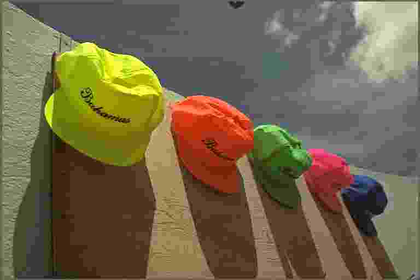
%> input picture BMPRI/img.png, 420 x 280 px, shrunk from 768 x 512 before the run
$ octave --eval "result = BMPRI(imread('img.png'));"   (GNU Octave 9; MATLAB toolbox functions it lacks are replaced by stand-ins)
%> lines starting %> are read from the running program, lines starting %| are printed output that depends on the picture; in (x1, y1, x2, y2) boxes, pixels count from 0 and x2, y2 are one past the last pixel; in counts of white or black regions, pixels touching at a corner belong together; the program's own positions count from 1
### BMPRI/LBPjpeg.m
function feat = LBPjpeg(img)
% Input : (1) img: a RGB or gray scale image, and the dynamic range should be 0-255.
% Output: (1) score: the quality score
if size(img,3)==3
    img_gray = rgb2gray(img);
else
    img_gray = img;
end
img_gray = uint8(img_gray);
mapDIST = LBP41(img_gray);

Q = [0 2 4 6 8];
for i = 1:length(Q)
    tmpName = [num2str(randi(intmax)) '.jpg'];
    imwrite(img,tmpName,'quality',Q(i));
    imgPRI = imread(tmpName);
    delete(tmpName);

    if size(imgPRI,3)==3
        imgPRI = rgb2gray(imgPRI);
    end
    imgPRI = uint8(imgPRI);
    mapPRI = LBP41(imgPRI);

    feat(1,i) = sum(sum(mapPRI.*mapDIST))/(sum(sum(mapPRI))+1);
end

end

%% %%%%%%%%%%%%%%%%%%%%%%%%%%%%%%%%%%%%%%%%%%%%%%%%%%%%%%%%%%%%%%%
function lbp_map = LBP41(img)
% Calculate the LBP statistics using a neighbors number of 4 and a radius of 1
neighborNum = 4;
[M,N] = size(img);
% Coordinate offset of neighbors
offset = [0 1; -1 0; 0 -1; 1 0];
% Block size
bsize_M = 3;
bsize_N = 3;
% Starting coordinate
orig_m = 2;
orig_n = 2;
% d_m and d_n
d_m = M - bsize_M;
d_n = N - bsize_N;

% Center pixel matrix
Center = img(orig_m:orig_m+d_m,orig_n:orig_n+d_n);
% LBP matrix
LBP = zeros(d_m+1,d_n+1);

% Compute the LBP code matrix
D = cell(neighborNum,1);
for i = 1:neighborNum
    m = offset(i,1) + orig_m;
    n = offset(i,2) + orig_n;
    Neighbor = img(m:m+d_m,n:n+d_n);
    D{i} = Neighbor >= Center;
end

% Accumulate all neighbors
for i = 1:neighborNum
	LBP = LBP + D{i};
end

lbp_map = (LBP == 0) ;

end

### BMPRI/LBPjp2k.m
function feat = LBPjp2k(img)
% Input : (1) img: a RGB or gray scale image, and the dynamic range should be 0-255.
% Output: (1) score: the quality score
if size(img,3)==3
    img_gray = rgb2gray(img);
else
    img_gray = img;
end
img_gray = uint8(img_gray);
mapDIST = LBP41(img_gray);

R = [150 175 200 225 250];
for i = 1:length(R)
    tmpName = [num2str(randi(intmax)) '.jp2'];
    imwrite(img,tmpName,'compressionratio',R(i));
    imgPRI = imread(tmpName);
    delete(tmpName);

    if size(imgPRI,3)==3
        imgPRI = rgb2gray(imgPRI);
    end
    imgPRI = uint8(imgPRI);
    mapPRI = LBP41(imgPRI);

    feat(1,i) = sum(sum(mapPRI.*mapDIST))/(sum(sum(mapPRI))+1);
end

end

%% %%%%%%%%%%%%%%%%%%%%%%%%%%%%%%%%%%%%%%%%%%%%%%%%%%%%%%%%%%%%%%%
function lbp_map = LBP41(img)
% Calculate the LBP statistics using a neighbors number of 4 and a radius of 1
neighborNum = 4;
[M,N] = size(img);
% Coordinate offset of neighbors
offset = [0 1; -1 0; 0 -1; 1 0];
% Block size
bsize_M = 3;
bsize_N = 3;
% Starting coordinate
orig_m = 2;
orig_n = 2;
% d_m and d_n
d_m = M - bsize_M;
d_n = N - bsize_N;

% Center pixel matrix
Center = img(orig_m:orig_m+d_m,orig_n:orig_n+d_n);
% LBP matrix
LBP = zeros(d_m+1,d_n+1);

% Compute the LBP code matrix
D = cell(neighborNum,1);
for i = 1:neighborNum
    m = offset(i,1) + orig_m;
    n = offset(i,2) + orig_n;
    Neighbor = img(m:m+d_m,n:n+d_n);
    D{i} = Neighbor >= Center;
end

% Accumulate all neighbors
for i = 1:neighborNum
	LBP = LBP + D{i};
end

lbp_map = (LBP == 2) | (LBP == 3) ;

end

### BMPRI/LBPgb.m
function feat = LBPgb(img)
% Input : (1) img: a RGB or gray scale image, and the dynamic range should be 0-255.
% Output: (1) score: the quality score
if size(img,3)==3
    img = rgb2gray(img);
end
img = uint8(img);
mapDIST = LBP41(img);

sigma = [0.5 1 1.5 2 2.5];
for i = 1:length(sigma)
    win = fspecial('gaussian',3,sigma(i));
    imgPRI = imfilter(img,win);

    mapPRI = LBP41(imgPRI);
    feat(1,i) = sum(sum(mapDIST.*mapPRI))/(sum(sum(mapPRI))+1);
end

end

%% %%%%%%%%%%%%%%%%%%%%%%%%%%%%%%%%%%%%%%%%%%%%%%%%%%%%%%%%%%%%%%%
function lbp_map = LBP41(img)
% Calculate the LBP statistics using a neighbors number of 4 and a radius of 1
neighborNum = 4;
[M,N] = size(img);
% Coordinate offset of neighbors
offset = [0 1; -1 0; 0 -1; 1 0];
% Block size
bsize_M = 3;
bsize_N = 3;
% Starting coordinate
orig_m = 2;
orig_n = 2;
% d_m and d_n
d_m = M - bsize_M;
d_n = N - bsize_N;

% Center pixel matrix
Center = img(orig_m:orig_m+d_m,orig_n:orig_n+d_n);
% LBP matrix
LBP = zeros(d_m+1,d_n+1);

% Compute the LBP code matrix
D = cell(neighborNum,1);
for i = 1:neighborNum
    m = offset(i,1) + orig_m;
    n = offset(i,2) + orig_n;
    Neighbor = img(m:m+d_m,n:n+d_n);
    D{i} = Neighbor >= Center;
end

% Accumulate all neighbors
for i = 1:neighborNum
	LBP = LBP + D{i};
end

lbp_map = (LBP == 2) | (LBP == 3);

end

### BMPRI/BMPRI_feature.m
function feat = BMPRI_feature(img)

JPEGfeat = LBPjpeg(img);
%> after the loop in LBP41, `for i = 1:neighborNum`: D = 4 items
%> the loop in LBP41, `for i = 1:neighborNum` made 4 passes
%> pass 1, in LBP41, `LBP = LBP + D{i};`:
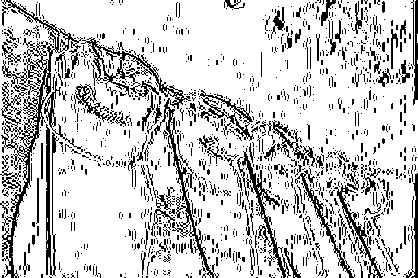
%> LBP: size 278x418 double; values 0 (black) and 1 (white), 80.2% white; black in thin lines or dots
%> after the loop in LBP41, `for i = 1:neighborNum`:
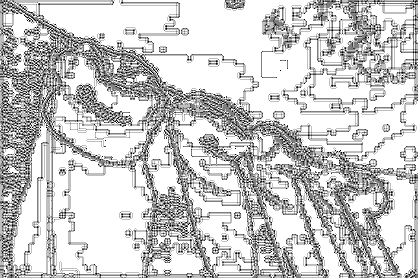
%> LBP: size 278x418 double; min 0, max 4, mean 3.18; drawn with min black and max white
%> in LBP41, `lbp_map = (LBP == 0) ;`: lbp_map: size 278x418 logical; 2.2% white in thin lines or dots
%> in LBPjpeg, `imgPRI = imread(tmpName);`:
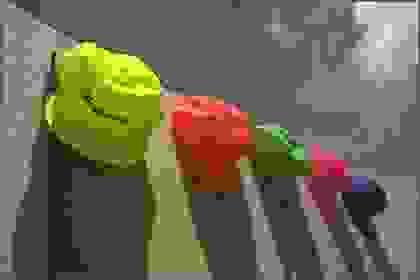
%> imgPRI: size 280x420x3 uint8; mean R, G, B 107.9, 103.2, 83.8
%> the loop in LBP41 (call 2), `for i = 1:neighborNum` made 4 passes
%> pass 1, in LBP41 (call 2), `Neighbor = img(m:m+d_m,n:n+d_n);`:
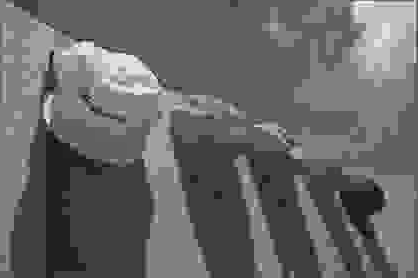
%> Neighbor: size 278x418 uint8; min 0, max 255, mean 102.4
%> after the loop in LBP41 (call 2), `for i = 1:neighborNum`:
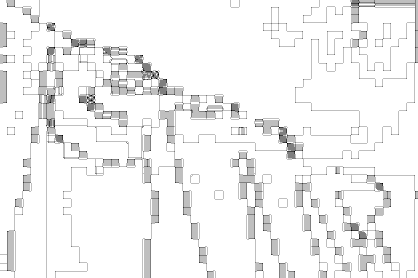
%> LBP: size 278x418 double; min 0, max 4, mean 3.8; drawn with min black and max white
%> in LBP41 (call 2), `lbp_map = (LBP == 0) ;`:
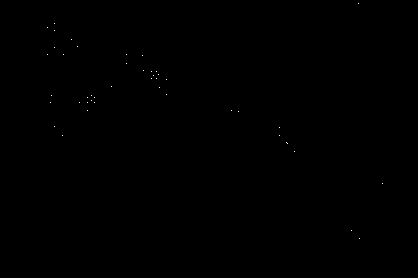
%> lbp_map: size 278x418 logical; 0.04% white in thin lines or dots, all inside (x1, y1, x2, y2) = (47, 3, 383, 239)
JP2Kfeat = LBPjp2k(img);
%> in LBP41, `lbp_map = (LBP == 2) | (LBP == 3) ;`: lbp_map: size 278x418 logical; 37.6% white in thin lines or dots
%> in LBPjp2k, imgPRI is the input picture: size 280x420x3 uint8; mean R, G, B 114.1, 101.5, 73.2
GBfeat = LBPgb(img);
%> the loop in LBPgb, `for i = 1:length(sigma)` made 5 passes
%> pass 1, in LBPgb, `mapPRI = LBP41(imgPRI);`:
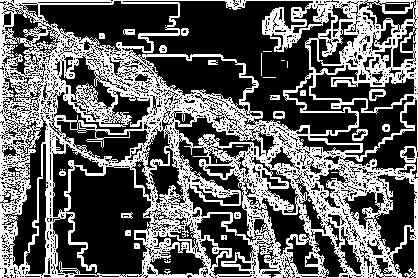
%> mapPRI: size 278x418 logical; 38.5% white in thin lines or dots
%> after the loop in LBPgb, `for i = 1:length(sigma)`: feat = [0.816 0.649 0.63 0.627 0.625]
WNfeat = LBPwn(img);

feat = [JPEGfeat JP2Kfeat GBfeat WNfeat];

### BMPRI/LBPwn.m
function feat = LBPwn(img)
% Input : (1) img: a RGB or gray scale image, and the dynamic range should be 0-255.
% Output: (1) score: the quality score
if size(img,3)==3
    img_gray = rgb2gray(img);
else
    img_gray = img;
end
img_gray = uint8(img_gray);
mapDIST = LBP41(img_gray);

%> the run ends on the next line
load seed.mat seed
sigma = [0.3 0.4 0.5 0.6 0.7];
for i = 1:length(sigma)
    rng(seed);
    imgPRI = imnoise(img,'gaussian',0,sigma(i));
    if size(imgPRI,3)==3
        imgPRI = rgb2gray(imgPRI);
    end
    imgPRI = uint8(imgPRI);

    mapPRI = LBP41(imgPRI);
    feat(1,i) = sum(sum(mapDIST.*mapPRI))/(sum(sum(mapPRI))+1);
end

end


%% %%%%%%%%%%%%%%%%%%%%%%%%%%%%%%%%%%%%%%%%%%%%%%%%%%%%%%%%%%%%%%%
function lbp_map = LBP41(img)
% Calculate the LBP statistics using a neighbors number of 4 and a radius of 1
neighborNum = 4;
[M,N] = size(img);
% Coordinate offset of neighbors
offset = [0 1; -1 0; 0 -1; 1 0];
% Block size
bsize_M = 3;
bsize_N = 3;
% Starting coordinate
orig_m = 2;
orig_n = 2;
% d_m and d_n
d_m = M - bsize_M;
d_n = N - bsize_N;

% Center pixel matrix
Center = img(orig_m:orig_m+d_m,orig_n:orig_n+d_n);
% LBP matrix
LBP = zeros(d_m+1,d_n+1);

% Compute the LBP code matrix
D = cell(neighborNum,1);
for i = 1:neighborNum
    m = offset(i,1) + orig_m;
    n = offset(i,2) + orig_n;
    Neighbor = img(m:m+d_m,n:n+d_n);
    D{i} = Neighbor >= Center;
end

% Accumulate all neighbors
for i = 1:neighborNum
	LBP = LBP + D{i};
end

lbp_map = (LBP == 0) | (LBP == 1) ;

end

### BMPRI/BMPRI.m
function score = BMPRI(img)
% Input : (1) img: a RGB or gray scale image, and the dynamic range should be 0-255.
% Output: (1) score: the quality score
% Usage:  Given a RGB or gray scale test image img, whose dynamic range is 0-255
%         score = BMPRI(img);

feat = BMPRI_feature(img);

score = BMPRI_score(feat);
